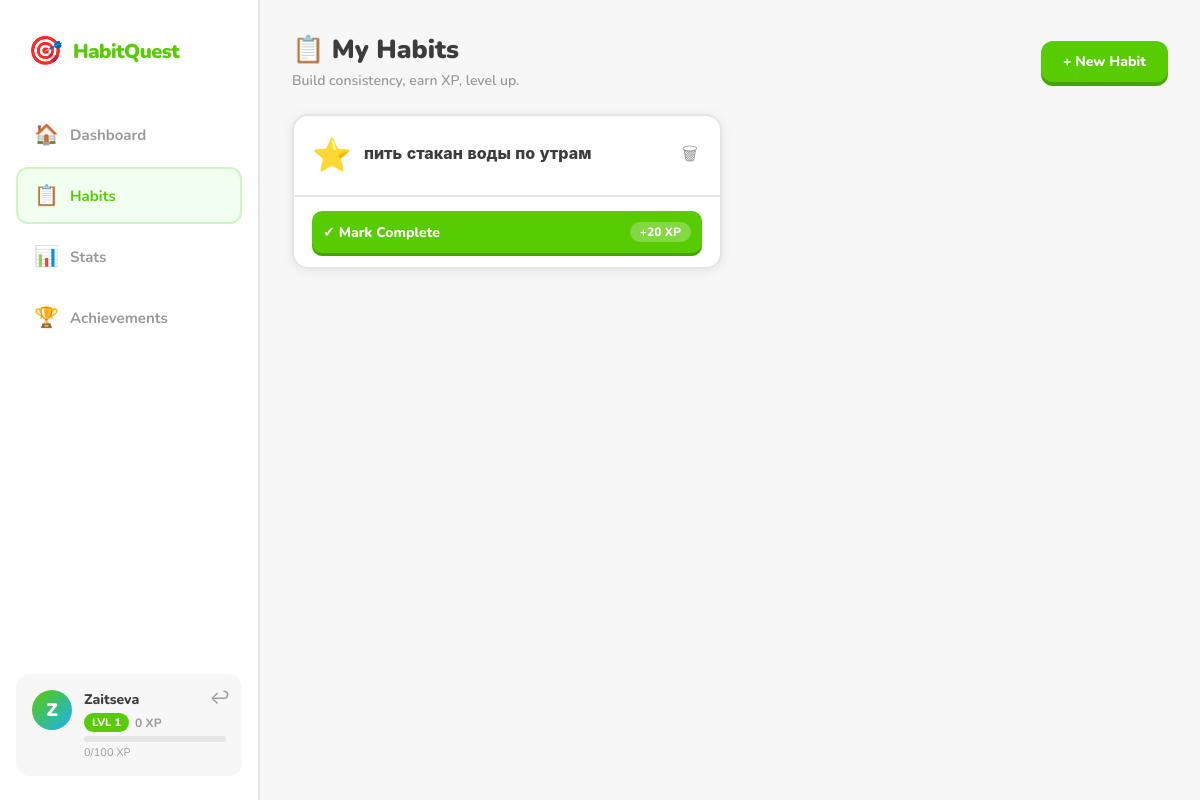
Page /habits (signed in) on the committed database.
### tables this page shows
CREATE TABLE users (
        id INTEGER PRIMARY KEY AUTOINCREMENT,
        username TEXT UNIQUE NOT NULL,
        password TEXT NOT NULL,
        xp INTEGER DEFAULT 0,
        created_at TIMESTAMP DEFAULT CURRENT_TIMESTAMP);

CREATE TABLE habits (
        id INTEGER PRIMARY KEY AUTOINCREMENT,
        user_id INTEGER NOT NULL,
        name TEXT NOT NULL,
        icon TEXT DEFAULT '⭐',
        streak INTEGER DEFAULT 0,
        best_streak INTEGER DEFAULT 0,
        last_completed DATE,
        created_at TIMESTAMP DEFAULT CURRENT_TIMESTAMP,
        FOREIGN KEY(user_id) REFERENCES users(id));

### routes/habits.py (the view)
@bp.route("/habits")
def habits():
    if "user_id" not in session: return redirect("/")
    user = User.get_by_id(session["user_id"])
    xp_in_level, xp_needed, pct = user.get_xp_in_level()
    return render_template("habits.html",
        user=user, habits=Habit.get_all(user.id), icons=ICONS,
        level=user.get_level(), xp_in_level=xp_in_level, xp_needed=xp_needed, xp_pct=pct)

### db.py (called while the page is built)
def get_connection():
    conn = sqlite3.connect(DB_NAME)
    conn.row_factory = sqlite3.Row
    return conn

### models/habit.py (called while the page is built)
    def is_done_today(self):
        return self.last_completed == date.today().isoformat()

    @staticmethod
    def get_all(user_id):
        conn = get_connection()
        rows = conn.execute("SELECT * FROM habits WHERE user_id=? ORDER BY created_at DESC", (user_id,)).fetchall()
        conn.close()
        return [Habit(**dict(r)) for r in rows]

### models/user.py (called while the page is built)
    @staticmethod
    def get_by_id(user_id):
        conn = get_connection()
        row = conn.execute("SELECT * FROM users WHERE id=?", (user_id,)).fetchone()
        conn.close()
        return User(**dict(row)) if row else None

    def get_level(self):
        xp, level, needed = self.xp, 1, LEVEL_BASE
        while xp >= needed:
            xp -= needed; level += 1; needed = LEVEL_BASE + (level-1)*LEVEL_INCREMENT
        return level

    def get_xp_in_level(self):
        xp, level, needed = self.xp, 1, LEVEL_BASE
        while xp >= needed:
            xp -= needed; level += 1; needed = LEVEL_BASE + (level-1)*LEVEL_INCREMENT
        pct = int((xp/needed)*100) if needed else 0
        return xp, needed, pct

### templates/habits.html (shortened to what this page needs)
{% extends "base.html" %}
{% block content %}
<div class="page-header">
  <div><h1 class="page-title">📋 My Habits</h1><p class="page-sub">Build consistency, earn XP, level up.</p></div>
  <button class="btn-primary-header" onclick="toggleAddForm()">+ New Habit</button>
</div>
{% if habits %}
<div class="habits-grid">
  {% for h in habits %}
  <div class="habit-card {% if h.is_done_today() %}habit-done{% endif %}" id="habit-{{ h.id }}">
    <div class="habit-card-top">
      <div class="habit-card-icon">{{ h.icon }}</div>
      <div class="habit-card-info">
        <div class="habit-card-name">{{ h.name }}</div>
      </div>
      <form action="/habits/delete/{{ h.id }}" method="POST" onsubmit="return confirm('Delete this habit?')">
        <button class="delete-habit-btn" type="submit" title="Delete">🗑</button>
      </form>
    </div>
    <div class="habit-card-bottom">
      {% if h.is_done_today() %}
      <div class="completed-state"><span class="completed-check">✓</span><span>Completed today!</span></div>
      {% else %}
      <button class="complete-btn" onclick="completeHabit({{ h.id }})">
        <span>✓ Mark Complete</span><span class="xp-chip">+20 XP</span>
      </button>
      {% endif %}
    </div>
  </div>
  {% endfor %}
</div>
{% endif %}
{% endblock %}

### templates/base.html (shortened to what this page needs)
<!DOCTYPE html>
<html lang="en">
<head>
<link rel="stylesheet" href="{{ url_for('static', filename='main.css') }}">
</head>
<body>
<aside class="sidebar">
  <div class="sidebar-logo"><span class="logo-icon">🎯</span><span class="logo-text">HabitQuest</span></div>
  <nav class="sidebar-nav">
    <a href="/dashboard" class="nav-item {% if request.path=='/dashboard' %}active{% endif %}"><span class="nav-icon">🏠</span><span class="nav-label">Dashboard</span></a>
    <a href="/habits"    class="nav-item {% if request.path=='/habits'    %}active{% endif %}"><span class="nav-icon">📋</span><span class="nav-label">Habits</span></a>
    <a href="/stats"     class="nav-item {% if request.path=='/stats'     %}active{% endif %}"><span class="nav-icon">📊</span><span class="nav-label">Stats</span></a>
    <a href="/achievements" class="nav-item {% if request.path=='/achievements' %}active{% endif %}"><span class="nav-icon">🏆</span><span class="nav-label">Achievements</span></a>
  </nav>
  <div class="sidebar-user">
    <div class="user-avatar">{{ user.username[0].upper() }}</div>
    <div class="user-info">
      <div class="user-name">{{ user.username }}</div>
      <div class="user-level"><span class="level-badge">LVL {{ level }}</span><span class="xp-text">{{ user.xp }} XP</span></div>
      <div class="xp-bar-wrap"><div class="xp-bar" id="sidebar-xp-bar" style="width:{{ xp_pct }}%"></div></div>
      <div class="xp-sub" id="sidebar-xp-sub">{{ xp_in_level }}/{{ xp_needed }} XP</div>
    </div>
    <a href="/logout" class="logout-btn" title="Logout">↩</a>
  </div>
</aside>
<main class="main-content">{% block content %}{% endblock %}</main>
</body></html>

### static/main.css (style rules this page uses)
*,*::before,*::after { box-sizing:border-box;margin:0;padding:0 }
:root { --green:#58CC02;--green-dark:#46A302;--green-light:#f0fff0; --blue:#1CB0F6;--orange:#FF9600;--purple:#CE82FF;--red:#FF4B4B; --bg:#F7F7F7;--card:#FFFFFF;--border:#E5E5E5;--text:#3C3C3C;--text-light:#999; --sidebar-w:260px;--shadow:0 2px 12px rgba(0,0,0,.08);--shadow-hover:0 6px 24px rgba(0,0,0,.14);--radius:16px; }
body { font-family:'Nunito',-apple-system,BlinkMacSystemFont,sans-serif;background:var(--bg);color:var(--text);min-height:100vh;display:flex }
.sidebar { width:var(--sidebar-w);background:var(--card);border-right:2px solid var(--border);display:flex;flex-direction:column;position:fixed;top:0;left:0;bottom:0;z-index:100;padding:24px 16px }
.sidebar-logo { display:flex;align-items:center;gap:10px;padding:8px 12px;margin-bottom:28px }
.logo-icon { font-size:28px }
.logo-text { font-size:20px;font-weight:900;color:var(--green);letter-spacing:-.5px }
.sidebar-nav { flex:1;display:flex;flex-direction:column;gap:4px }
.nav-item { display:flex;align-items:center;gap:12px;padding:13px 16px;border-radius:12px;text-decoration:none;color:var(--text-light);font-weight:700;font-size:15px;transition:.15s;border:2px solid transparent }
.nav-item.active { background:var(--green-light);color:var(--green);border-color:rgba(88,204,2,.2) }
.nav-icon { font-size:20px;width:24px;text-align:center }
.sidebar-user { display:flex;align-items:flex-start;gap:12px;padding:16px;background:var(--bg);border-radius:14px;margin-top:auto;position:relative }
.user-avatar { width:40px;height:40px;border-radius:50%;background:linear-gradient(135deg,var(--green),var(--blue));display:flex;align-items:center;justify-content:center;color:white;font-weight:900;font-size:18px;flex-shrink:0 }
.user-info { flex:1;min-width:0 }
.user-name { font-weight:800;font-size:14px;white-space:nowrap;overflow:hidden;text-overflow:ellipsis }
.user-level { display:flex;align-items:center;gap:6px;margin:4px 0 }
.level-badge { background:var(--green);color:white;font-size:11px;font-weight:800;padding:2px 8px;border-radius:20px }
.xp-text { font-size:12px;color:var(--text-light);font-weight:700 }
.xp-bar-wrap { height:6px;background:var(--border);border-radius:10px;overflow:hidden;margin-top:2px }
.xp-sub { font-size:11px;color:var(--text-light);margin-top:3px }
.logout-btn { position:absolute;top:12px;right:12px;font-size:18px;color:var(--text-light);text-decoration:none;transition:.2s }
.main-content { margin-left:var(--sidebar-w);flex:1;padding:32px;max-width:calc(100vw - var(--sidebar-w)) }
.page-header { display:flex;align-items:center;justify-content:space-between;margin-bottom:24px }
.page-title { font-size:26px;font-weight:900 }
.page-sub { color:var(--text-light);font-size:14px;font-weight:600;margin-top:4px }
.btn-primary-header { padding:11px 22px;background:var(--green);color:white;border:none;border-radius:12px;font-family:'Nunito',sans-serif;font-size:14px;font-weight:800;cursor:pointer;box-shadow:0 4px 0 var(--green-dark);transition:all .15s }
.habits-grid { display:grid;grid-template-columns:repeat(auto-fill,minmax(300px,1fr));gap:16px }
.habit-card { background:var(--card);border-radius:var(--radius);border:2px solid var(--border);overflow:hidden;transition:all .3s;box-shadow:var(--shadow) }
.habit-card-top { display:flex;align-items:center;gap:12px;padding:18px;border-bottom:2px solid var(--border) }
.habit-card-icon { font-size:32px }
.habit-card-info { flex:1 }
.habit-card-name { font-weight:800;font-size:16px }
.delete-habit-btn { background:none;border:none;font-size:18px;cursor:pointer;opacity:.4;transition:opacity .2s;padding:4px }
.habit-card-bottom { padding:14px 18px }
.complete-btn { width:100%;padding:11px;background:var(--green);color:white;border:none;border-radius:10px;font-family:'Nunito',sans-serif;font-weight:800;font-size:14px;cursor:pointer;display:flex;align-items:center;justify-content:space-between;box-shadow:0 3px 0 var(--green-dark);transition:all .15s }
.xp-chip { background:rgba(255,255,255,.25);border-radius:20px;padding:2px 10px;font-size:12px }

### rows in the picture
users: username "Z", username "Zaitseva", xp "0"
habits: icon "⭐", name "пить стакан воды по утрам"

### other values in the picture
{{ level }} "1"
{{ xp_in_level }} "0"
{{ xp_needed }} "100"
